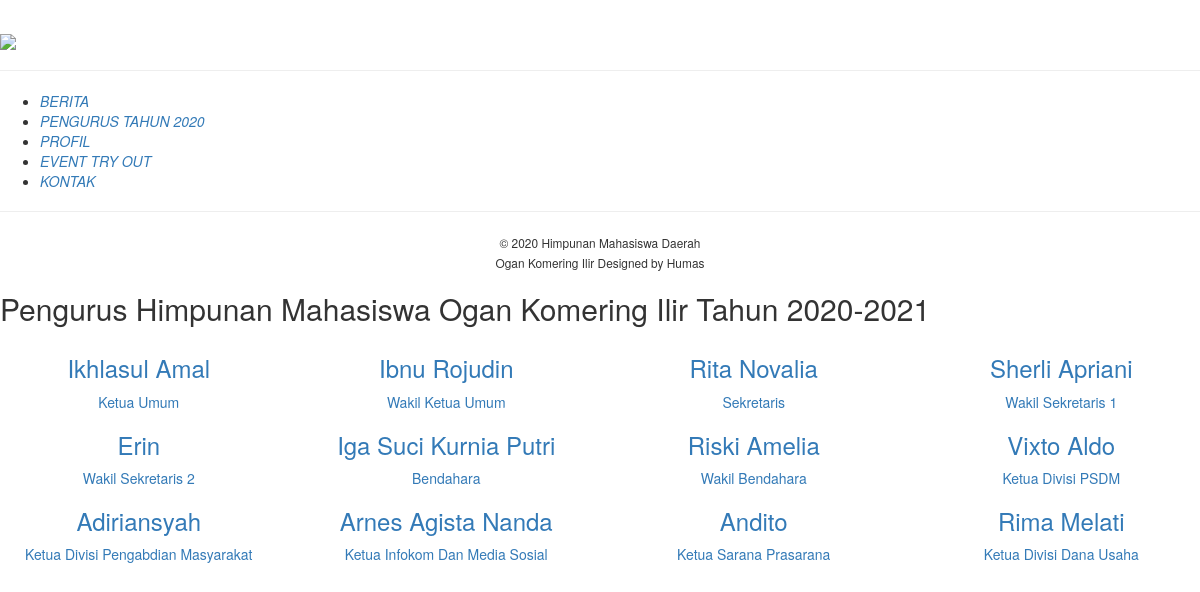
The app's page /index.php/pengurus with its own data.
### tables this page shows
CREATE TABLE `tbl_pengurus` (
  `id_pengurus` int(11) NOT NULL,
  `no_urut` int(5) NOT NULL,
  `nama_pengurus` varchar(50) NOT NULL,
  `jabatan_pengurus` varchar(128) NOT NULL,
  `photo` varchar(128) NOT NULL
);

### application/controllers/Pengurus.php (called while the page is built, shortened)
<?php
class pengurus extends CI_Controller {
    public function index()
    {
    	$data['judul']='Halaman Pengurus';
    	$data['pengurus'] = $this->model_admin->getAllpengurus();
        $this->load->view('temp/header',$data);
        $this->load->view('temp/navbar');
        $this->load->view('pengurus/index',$data);
        $this->load->view('temp/footer');
    }
}

### index.php (called while the page is built, shortened)
<?php
require_once BASEPATH.'core/CodeIgniter.php';

### application/models/Model_admin.php (called while the page is built, shortened)
<?php
class model_admin extends CI_model{
	public function getAllpengurus()
	{
		$this->db->order_by('no_urut', 'ASC');
		return $this->db->get('tbl_pengurus')->result_array();
	}
}

### application/views/pengurus/index.php (the view)
<div id="fh5co-main">
	<div class="fh5co-narrow-content">
		<h2 class="fh5co-heading animate-box" data-animate-effect="fadeInLeft">Pengurus Himpunan Mahasiswa Ogan Komering Ilir Tahun <?= date('Y');?>-<?php
		$r= date('Y');
		$t=$r+1;
		echo $t;
		 ?></h2>
		<div class="row row-bottom-padded-md">
			<?php foreach ($pengurus as $pgr ):?>
			<div class="col-md-3 col-sm-6 col-padding text-center animate-box">
				<a href="#" class="work image-popup" style="background-image: url(<?= base_url();?>assets/images/<?= $pgr['photo']; ?>">
					<div class="desc">
						<h3><?= $pgr['nama_pengurus']; ?></h3>
						<span><?= $pgr['jabatan_pengurus']; ?></span>
					</div>
				</a>
			</div>
			<?php endforeach; ?>
		</div>
	</div>
</div>

### application/views/temp/header.php (shortened to what this page needs)
<!DOCTYPE html>
 <html class="no-js">
	<head>
	<link rel="stylesheet" href="<?= base_url();?>assets/css/animate.css">
	<link rel="stylesheet" href="<?= base_url();?>assets/css/icomoon.css">
	<link rel="stylesheet" href="<?= base_url();?>assets/css/bootstrap.css">
	<link rel="stylesheet" href="<?= base_url();?>assets/css/flexslider.css">
	<link rel="stylesheet" href="<?= base_url();?>assets/css/style.css">
	</head>
	<body>

### application/views/temp/navbar.php (shortened to what this page needs)
<div id="fh5co-page">
<aside id="fh5co-aside" role="complementary" class="border js-fullheight">
	<ul class="align-center">
	</ul>
	<a href="#"><img src=" <?= base_url();?>assets/images/hima.ico" style="width:100%;height:auto"></a>
	<HR>
	<nav id="fh5co-main-menu" role="navigation" class="mt-3">
		<ul>
			<li><i class="icon-home"><a href="<?= base_url();?>berita">BERITA</a></i></li>
			<li><i class="icon-user"><a href="<?= base_url();?>pengurus">PENGURUS TAHUN 	<?= date('Y');?></a></i></li>
			<li><i class="icon-home"><a href="<?= base_url();?>profil">PROFIL </a></i></li>
			<li><i class="icon-file"><a href="<?= base_url();?>tryout">EVENT TRY OUT</a></i></li>
			<li><i class="icon-user"><a href="<?= base_url();?>kontak">KONTAK</a></i></li>
		</ul>
		<hr>
		<center>
		<p><small>&copy; <?= date('Y');?> Himpunan Mahasiswa Daerah <br>Ogan Komering Ilir</span> <span>Designed by Humas</a> </span> <span></a></span></small></p>
	</nav>
</aside>
</div>

### application/views/temp/footer.php (shortened to what this page needs)
	</body>
</html>

### records on screen
tbl_pengurus: nama_pengurus "Ikhlasul Amal", jabatan_pengurus "Ketua Umum"
tbl_pengurus: nama_pengurus "Ibnu Rojudin", jabatan_pengurus "Wakil Ketua Umum"
tbl_pengurus: nama_pengurus "Rita Novalia", jabatan_pengurus "Sekretaris"
tbl_pengurus: nama_pengurus "Sherli Apriani", jabatan_pengurus "Wakil Sekretaris 1"
tbl_pengurus: nama_pengurus "Erin", jabatan_pengurus "Wakil Sekretaris 2"
tbl_pengurus: nama_pengurus "Iga Suci Kurnia Putri", jabatan_pengurus "Bendahara"
tbl_pengurus: nama_pengurus "Riski Amelia", jabatan_pengurus "Wakil Bendahara"
tbl_pengurus: nama_pengurus "Vixto Aldo", jabatan_pengurus "Ketua Divisi PSDM"
tbl_pengurus: nama_pengurus "Adiriansyah", jabatan_pengurus "Ketua Divisi Pengabdian Masyarakat"
tbl_pengurus: nama_pengurus "Arnes Agista Nanda", jabatan_pengurus "Ketua Infokom Dan Media Sosial"
tbl_pengurus: nama_pengurus "Andito", jabatan_pengurus "Ketua Sarana Prasarana"
tbl_pengurus: nama_pengurus "Rima Melati", jabatan_pengurus "Ketua Divisi Dana Usaha"
